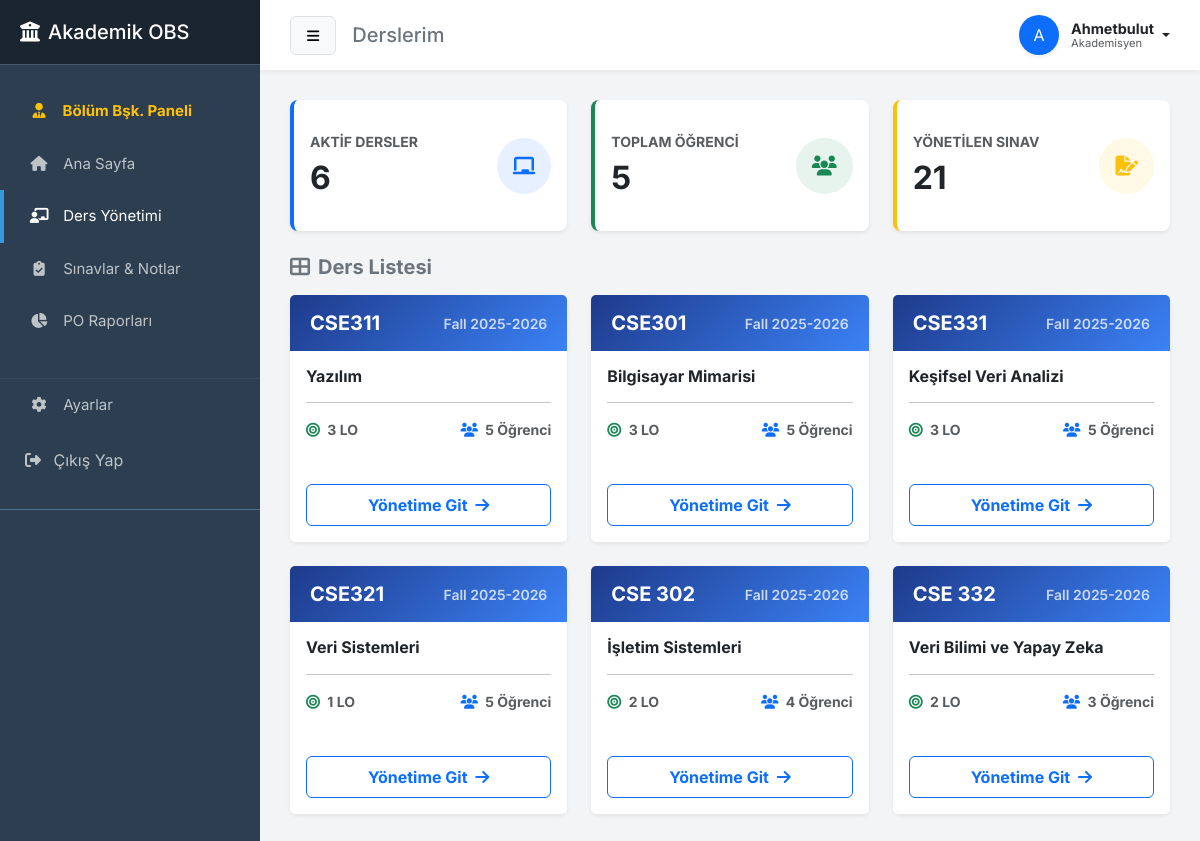
The page /teacher-courses/ (signed in) on the database its author committed.
### academic/models.py (models this page shows, shortened)
class Course(models.Model):
    teacher = models.ForeignKey(
        User, on_delete=models.SET_NULL, null=True, blank=True, related_name="courses"
    )
    code = models.CharField(max_length=20)
    name = models.CharField(max_length=100)
    semester = models.ForeignKey(Semester, on_delete=models.CASCADE)

class Semester(models.Model):
    name = models.CharField(max_length=50)  # Örn: "Fall 2025"
    def __str__(self):
        return self.name

### academic/views.py (the view)
# urls.py: path("teacher-courses/", views.teacher_courses, name="teacher_courses"),
@login_required
@user_passes_test(is_teacher)
def teacher_courses(request):
    if is_department_head(request.user):
        my_courses = Course.objects.all()
    else:
        my_courses = Course.objects.filter(teacher=request.user)
    total_courses = my_courses.count()
    total_students = (
        Enrollment.objects.filter(course__in=my_courses)
        .values("student")
        .distinct()
        .count()
    )
    total_exams = Assessment.objects.filter(course__in=my_courses).count()
    context = {
        "courses": my_courses,
        "stats": {
            "total_courses": total_courses,
            "total_students": total_students,
            "total_exams": total_exams,
        },
    }
    return render(request, "teacher_courses.html", context)

### academic/views.py (called while the page is built)
def is_teacher(user):
    return (
        user.groups.filter(name__in=["Öğretmen", "Bölüm Başkanı"]).exists()
        or user.is_superuser
    )

def is_department_head(user):
    return user.groups.filter(name="Bölüm Başkanı").exists() or user.is_superuser

### academic/templates/teacher_courses.html (shortened to what this page needs)
{% extends 'base.html' %}
{% block page_title %}Derslerim{% endblock %}
{% block content %}
<div class="row mb-4">
    <div class="col-md-4">
        <div class="card border-0 shadow-sm border-start border-4 border-primary py-2 h-100">
            <div class="card-body d-flex align-items-center justify-content-between">
                <div>
                    <h6 class="text-uppercase text-muted small fw-bold ls-1">Aktif Dersler</h6>
                    <h2 class="fw-bold mb-0 text-dark">{{ stats.total_courses }}</h2>
                </div>
                <div class="bg-primary bg-opacity-10 text-primary rounded-circle p-3">
                    <i class="fas fa-chalkboard fa-lg"></i>
                </div>
            </div>
        </div>
    </div>
    <div class="col-md-4">
        <div class="card border-0 shadow-sm border-start border-4 border-success py-2 h-100">
            <div class="card-body d-flex align-items-center justify-content-between">
                <div>
                    <h6 class="text-uppercase text-muted small fw-bold ls-1">Toplam Öğrenci</h6>
                    <h2 class="fw-bold mb-0 text-dark">{{ stats.total_students }}</h2>
                </div>
                <div class="bg-success bg-opacity-10 text-success rounded-circle p-3">
                    <i class="fas fa-users fa-lg"></i>
                </div>
            </div>
        </div>
    </div>
    <div class="col-md-4">
        <div class="card border-0 shadow-sm border-start border-4 border-warning py-2 h-100">
            <div class="card-body d-flex align-items-center justify-content-between">
                <div>
                    <h6 class="text-uppercase text-muted small fw-bold ls-1">Yönetilen Sınav</h6>
                    <h2 class="fw-bold mb-0 text-dark">{{ stats.total_exams }}</h2>
                </div>
                <div class="bg-warning bg-opacity-10 text-warning rounded-circle p-3">
                    <i class="fas fa-file-signature fa-lg"></i>
                </div>
            </div>
        </div>
    </div>
</div>
<h5 class="fw-bold text-secondary mb-3"><i class="fas fa-th-large me-2"></i>Ders Listesi</h5>
<div class="row">
    {% for course in courses %}
    <div class="col-md-4 mb-4">
        <div class="card h-100 border-0 shadow-sm hover-up">
            <div class="card-header border-0 py-3 text-white d-flex justify-content-between align-items-center"
                 style="background: linear-gradient(135deg, #1e3a8a 0%, #3b82f6 100%);">
                <span class="fw-bold h5 m-0">{{ course.code }}</span>
                <small class="opacity-75">{{ course.semester }}</small>
            </div>
            <div class="card-body">
                <h6 class="card-title fw-bold text-dark">{{ course.name }}</h6>
                <hr class="opacity-25 my-3">
                <div class="d-flex justify-content-between text-muted small fw-bold">
                    <span><i class="fas fa-bullseye me-1 text-success"></i> {{ course.learningoutcome_set.count }} LO</span>
                    <span><i class="fas fa-users me-1 text-primary"></i> {{ course.enrollment_set.count }} Öğrenci</span>
                </div>
            </div>
            <div class="card-footer bg-white border-0 pb-3">
                <a href="{% url 'course_dashboard' course.id %}" class="btn btn-outline-primary w-100 fw-bold stretched-link">
                    Yönetime Git <i class="fas fa-arrow-right ms-1"></i>
                </a>
            </div>
        </div>
    </div>
    {% endfor %}
</div>
{% endblock %}

### academic/templates/base.html (shortened to what this page needs)
<!DOCTYPE html>
<html lang="tr">
<head>
    <link href="https://cdn.jsdelivr.net/npm/bootstrap@5.3.0/dist/css/bootstrap.min.css" rel="stylesheet">
    <link rel="stylesheet" href="https://cdnjs.cloudflare.com/ajax/libs/font-awesome/6.4.0/css/all.min.css">
</head>
<body>
<div class="wrapper">
    <nav id="sidebar">
        <div class="sidebar-header">
            <h5 class="m-0"><i class="fas fa-university me-2"></i>Akademik OBS</h5>
        </div>
        <ul class="list-unstyled components">
            {% if user.is_superuser or "Öğretmen" in user.groups.all|join:"," or "Bölüm Başkanı" in user.groups.all|join:"," %}
                {% if user.is_superuser or "Bölüm Başkanı" in user.groups.all|join:"," %}
                <li>
                    <a href="{% url 'department_head_dashboard' %}" class="text-warning fw-bold {% if request.resolver_match.url_name == 'department_head_dashboard' %}active{% endif %}">
                        <i class="fas fa-user-tie"></i> Bölüm Bşk. Paneli
                    </a>
                </li>
                {% endif %}
                <li>
                    <a href="{% url 'teacher_dashboard_home' %}"
                       class="{% if request.resolver_match.url_name == 'teacher_dashboard_home' %}active{% endif %}">
                        <i class="fas fa-home"></i> Ana Sayfa
                    </a>
                </li>
                <li>
                    <a href="{% url 'teacher_courses' %}" class="{% if request.resolver_match.url_name == 'teacher_courses' %}active{% endif %}">
                        <i class="fas fa-chalkboard-teacher"></i> Ders Yönetimi
                    </a>
                </li>
                <li>
                    <a href="{% url 'exam_list' %}" class="{% if request.resolver_match.url_name == 'exam_list' %}active{% endif %}">
                        <i class="fas fa-clipboard-check"></i> Sınavlar & Notlar
                    </a>
                </li>
                <li>
                    <a href="{% url 'teacher_po_report_list' %}"
                       class="{% if request.resolver_match.url_name == 'teacher_po_report_list' or request.resolver_match.url_name == 'teacher_student_po_detail' %}active{% endif %}">
                        <i class="fas fa-chart-pie"></i> PO Raporları
                    </a>
                </li>
            {% endif %}
            <li style="margin-top: 30px; border-top: 1px solid #34495e;">
                <a href="{% if user.is_superuser or 'Öğretmen' in user.groups.all|join:',' or 'Bölüm Başkanı' in user.groups.all|join:',' %}{% url 'teacher_settings' %}{% else %}{% url 'student_settings' %}{% endif %}"
                   class="{% if request.resolver_match.url_name == 'student_settings' or request.resolver_match.url_name == 'teacher_settings' %}active{% endif %}">
                    <i class="fas fa-cog"></i> Ayarlar
                </a>
            </li>
            <li>
                <form action="{% url 'logout' %}" method="post" class="d-inline">
                    <button type="submit" class="btn btn-link text-decoration-none w-100 text-start ps-4 py-3">
                        <i class="fas fa-sign-out-alt me-2"></i> Çıkış Yap
                    </button>
                </form>
            </li>
        </ul>
    </nav>
    <div id="content">
        <div class="top-navbar">
            <div class="d-flex align-items-center">
                <button type="button" id="sidebarCollapse" class="btn btn-light btn-sm me-3 border">
                    <i class="fas fa-bars"></i>
                </button>
                <h5 class="m-0 text-secondary">{% block page_title %}Panel{% endblock %}</h5>
            </div>
            <div class="dropdown">
                <a href="#" class="d-flex align-items-center text-decoration-none text-dark dropdown-toggle" id="dropdownUser1" data-bs-toggle="dropdown" aria-expanded="false">
                    <div class="bg-primary text-white rounded-circle d-flex justify-content-center align-items-center me-2 shadow-sm" style="width: 40px; height: 40px;">
                        {{ user.username|first|upper }}
                    </div>
                    <div class="d-none d-sm-flex flex-column align-items-start mx-1" style="line-height: 1.2;">
                        <span class="fw-bold text-dark" style="font-size: 0.9rem;">{{ user.username|title }}</span>
                        {% if "Öğretmen" in user.groups.all|join:"," or "Bölüm Başkanı" in user.groups.all|join:"," or user.is_superuser %}
                             <small class="text-muted" style="font-size: 0.7rem;">Akademisyen</small>
                        {% else %}
                             <small class="text-muted" style="font-size: 0.7rem;">{{ user.student.department|default:"Bölüm Yok" }}</small>
                        {% endif %}
                    </div>
                </a>
            </div>
        </div>
        <div class="main-content">
            {% block content %}{% endblock %}
        </div>
    </div>
</div>
</body>
</html>

### academic/templates/base.html (style rules this page uses)
:root { --sidebar-bg: #2c3e50; --sidebar-hover: #34495e; --active-link: #3498db; --bg-color: #f3f4f6; }
body { font-family: 'Inter', sans-serif; background-color: var(--bg-color); overflow-x: hidden; margin: 0; padding: 0; }
.wrapper { display: flex; width: 100%; align-items: stretch; min-height: 100vh; }
#sidebar { min-width: 260px; max-width: 260px; background: var(--sidebar-bg); color: #fff; transition: all 0.3s; }
#sidebar .sidebar-header { padding: 20px; background: #1a252f; border-bottom: 1px solid #465a6e; }
#sidebar ul.components { padding: 20px 0; border-bottom: 1px solid #47748b; }
#sidebar ul li a { padding: 15px 25px; font-size: 15px; display: block; color: #bdc3c7; text-decoration: none; transition: 0.3s; border-left: 4px solid transparent; }
#sidebar ul li a.active { color: #fff; background: #2c3e50; border-left: 4px solid var(--active-link); }
#sidebar ul li a i { margin-right: 10px; width: 20px; text-align: center; }
#sidebar button.btn-link { text-decoration: none; color: #bdc3c7; transition: 0.3s; }
#content { width: 100%; padding: 0; min-height: 100vh; display: flex; flex-direction: column; }
.top-navbar { background: #fff; padding: 15px 30px; box-shadow: 0 2px 5px rgba(0,0,0,0.05); display: flex; justify-content: space-between; align-items: center; }
.main-content { padding: 30px; flex: 1; }
.card { border: none; border-radius: 8px; box-shadow: 0 1px 3px rgba(0,0,0,0.1); margin-bottom: 20px; background: #fff; }
.card-header { background: white; border-bottom: 1px solid #eee; padding: 15px 20px; font-weight: 600; color: #2c3e50; }
.btn { padding: 8px 16px; border-radius: 6px; }

### academic/templates/teacher_courses.html (style rules this page uses)
.hover-up { transition: transform 0.2s, box-shadow 0.2s; }

### rows shown on the page
Course: code "CSE311", semester "Fall 2025-2026", name "Yazılım", learningoutcome_set.count "3", enrollment_set.count "5"
Course: code "CSE301", semester "Fall 2025-2026", name "Bilgisayar Mimarisi", learningoutcome_set.count "3", enrollment_set.count "5"
Course: code "CSE331", semester "Fall 2025-2026", name "Keşifsel Veri Analizi", learningoutcome_set.count "3", enrollment_set.count "5"
Course: code "CSE321", semester "Fall 2025-2026", name "Veri Sistemleri", learningoutcome_set.count "1", enrollment_set.count "5"
Course: code "CSE 302", semester "Fall 2025-2026", name "İşletim Sistemleri", learningoutcome_set.count "2", enrollment_set.count "4"
Course: code "CSE 332", semester "Fall 2025-2026", name "Veri Bilimi ve Yapay Zeka", learningoutcome_set.count "2", enrollment_set.count "3"

### other values the page prints
{{ user.username|first|upper }} "A"
{{ user.username|title }} "Ahmetbulut"
{{ stats.total_courses }} "6"
{{ stats.total_students }} "5"
{{ stats.total_exams }} "21"
